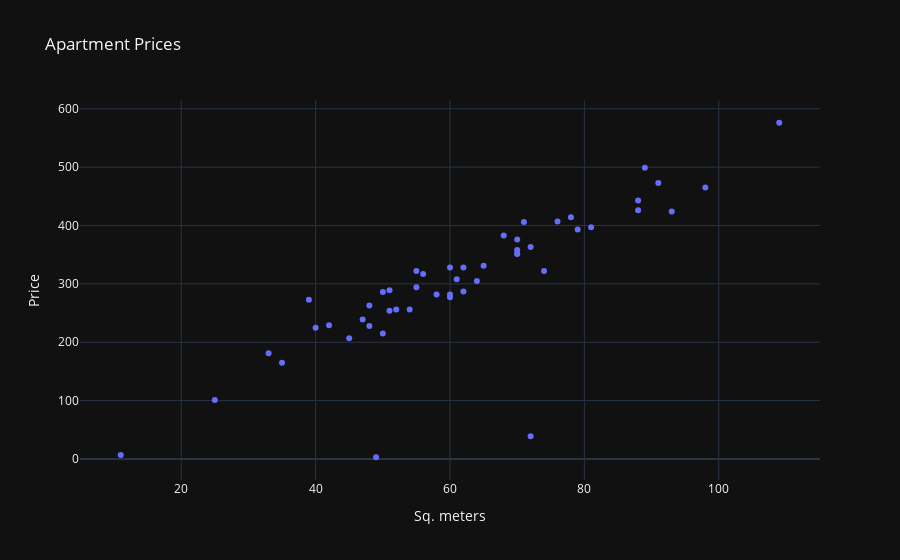

The cell this chart's notebook holds for it:
### Code cell
#visualizing dataset
trace = go.Scatter(
    x = dataset_train["Squaremeter"], 
    y = dataset_train["Price"], 
    mode = "markers",
)
data = [trace]
fig = go.Figure(data)
fig.update_layout(title = "Apartment Prices", 
                  xaxis_title = "Sq. meters", yaxis_title = "Price", 
                  template = "plotly_dark")
fig.show()

### Figure 1 — Plotly figure (JSON) as saved in the notebook; plotly's stock layout.template omitted (floating-point values rounded to 4 significant figures)
{"data": [{"mode": "markers", "type": "scatter", "x": [70, 72, 91, 58, 49, 50, 48, 33, 61, 51, 78, 70, 35, 81, 70, 47, 55, 70, 89, 68, 42, 93, 54, 52, 72, 62, 65, 98, 39, 50, 62, 45, 11, 60, 60, 74, 64, 56, 71, 40, 76, 88, 55, 60, 79, 109, 51, 48, 25, 88], "y": [351, 39, 473, 282, 3, 286, 228, 181, 308, 289, 414, 358, 165, 397, 352, 239, 322, 376, 499, 383, 229, 424, 256, 256, 363, 328, 331, 465, 273, 215, 287, 207, 7, 328, 282, 322, 305, 317, 406, 225, 407, 443, 294, 277, 393, 576, 254, 263, 101, 426]}], "layout": {"title": {"text": "Apartment Prices"}, "xaxis": {"title": {"text": "Sq. meters"}}, "yaxis": {"title": {"text": "Price"}}}}
